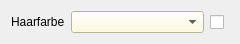
      <widget class="QWidget" name="layoutWidget">
       <property name="geometry">
        <rect>
         <x>10</x>
         <y>80</y>
         <width>215</width>
         <height>22</height>
        </rect>
       </property>
       <layout class="QHBoxLayout" name="HLayout_hair_colour">
        <item>
         <widget class="QLabel" name="lblactor_hair_colour">
          <property name="text">
           <string>Haarfarbe</string>
          </property>
         </widget>
        </item>
        <item>
         <widget class="QComboBox" name="cBox_performer_hair">
          <property name="sizePolicy">
           <sizepolicy hsizetype="Preferred" vsizetype="Preferred">
            <horstretch>0</horstretch>
            <verstretch>0</verstretch>
           </sizepolicy>
          </property>
          <property name="minimumSize">
           <size>
            <width>133</width>
            <height>0</height>
           </size>
          </property>
          <property name="maximumSize">
           <size>
            <width>133</width>
            <height>16777215</height>
           </size>
          </property>
          <property name="styleSheet">
           <string notr="true">background-color: #FFFDD5</string>
          </property>
          <item>
           <property name="text">
            <string/>
           </property>
          </item>
          <item>
           <property name="text">
            <string>Auburn</string>
           </property>
          </item>
          <item>
           <property name="text">
            <string>Bald</string>
           </property>
          </item>
          <item>
           <property name="text">
            <string>Black</string>
           </property>
          </item>
          <item>
           <property name="text">
            <string>Blonde</string>
           </property>
          </item>
          <item>
           <property name="text">
            <string>Brunette</string>
           </property>
          </item>
          <item>
           <property name="text">
            <string>Grey</string>
           </property>
          </item>
          <item>
           <property name="text">
            <string>Others</string>
           </property>
          </item>
          <item>
           <property name="text">
            <string>Red</string>
           </property>
          </item>
          <item>
           <property name="text">
            <string>Various</string>
           </property>
          </item>
         </widget>
        </item>
        <item>
         <widget class="QCheckBox" name="chkBox_actor_hair">
          <property name="sizePolicy">
           <sizepolicy hsizetype="Preferred" vsizetype="Preferred">
            <horstretch>0</horstretch>
            <verstretch>0</verstretch>
           </sizepolicy>
          </property>
          <property name="minimumSize">
           <size>
            <width>19</width>
            <height>20</height>
           </size>
          </property>
          <property name="maximumSize">
           <size>
            <width>20</width>
            <height>20</height>
           </size>
          </property>
          <property name="text">
           <string/>
          </property>
         </widget>
        </item>
       </layout>
      </widget>
